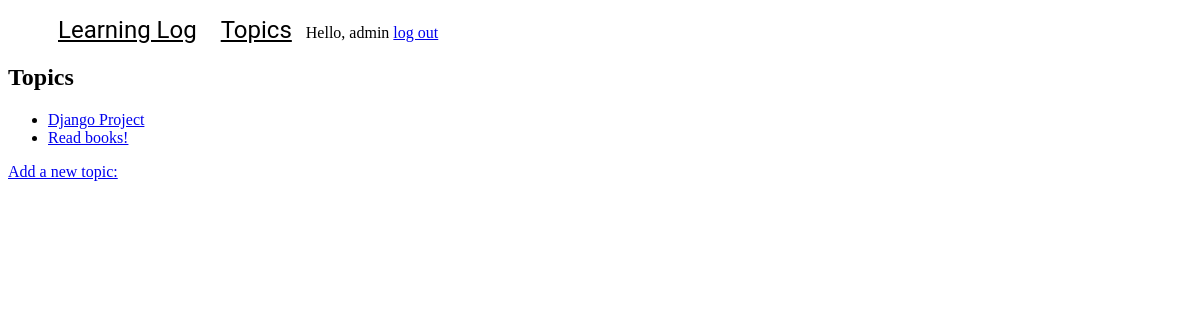
Page /topics/ (signed in) on the earlier database version.
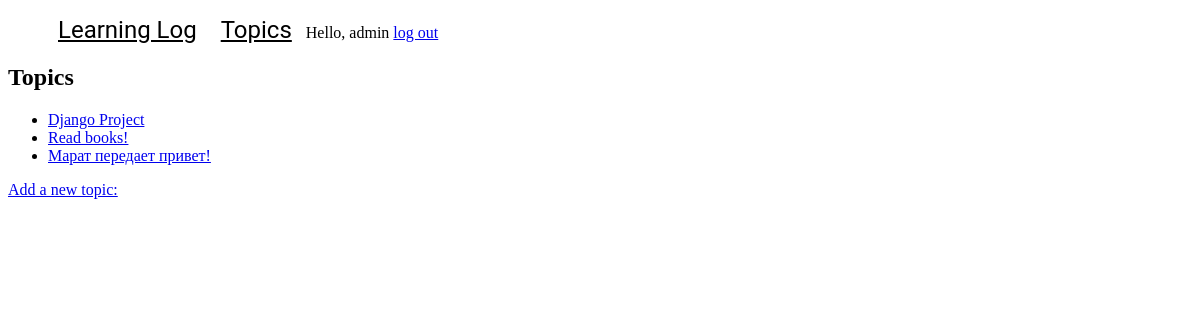
Same page on the later database version.
### learning_logs/models.py (models this page shows)
class Topic(models.Model):
    text = models.CharField(max_length=260)
    date_added = models.DateTimeField(auto_now_add=True)
    owner = models.ForeignKey(User, on_delete=models.CASCADE)
    def __str__(self):
        return self.text

### learning_logs/views.py (the view)
# urls.py: path('topics/', views.topics, name='topics'),
@login_required
def topics(request):
    topics = Topic.objects.filter(owner=request.user).order_by('date_added')
    context = {'topics': topics}
    return render(request, 'learning_logs/topics.html', context)

### learning_logs/templates/learning_logs/topics.html
{% extends "learning_logs/base.html" %}
{% block content %}
<h2>Topics</h2>
    <ul>
        {% for topic in topics %}
        <li><a href="{% url 'learning_logs:topic' topic.id %}">{{ topic }}</a></li>
        {% empty %}
        <li>No topics have been added yet.</li>
        {% endfor %}
    </ul>
<a href="{% url 'learning_logs:new_topic' %}">Add a new topic:</a>
{% endblock content %}

### learning_logs/templates/learning_logs/base.html (shortened to what this page needs)
<!doctype html>
<html lang="en">
<head>
</head>
<body>
<div>
    <ul class="menu">
        <li><a href="{% url 'learning_logs:index' %}">Learning Log</a></li>
        <li><a href="{% url 'learning_logs:topics' %}">Topics</a></li>
        {% if user.is_authenticated %}
            Hello, {{ user.username }}
            <a href="{% url 'users:logout' %}">log out</a>
        {% else %}
            <a href="{% url 'users:register' %}">Register</a>
            <a href="{% url 'users:login' %}">log in</a>
        {% endif %}
    </ul>
</div>
{% block content %}{% endblock content %}
</body>
</html>

### learning_logs/templates/learning_logs/base.html (style rules this page uses)
ul.menu li { display: inline; }
ul.menu li a { padding: 10px; font-family: "Roboto", "Lucida Grande", "DejaVu Sans", "Bitstream Vera Sans", Verdana, Arial, sans-serif; font-size: 24px; color: black; }

Differences in the rows shown:
added Topic: text "Марат передает привет!"
